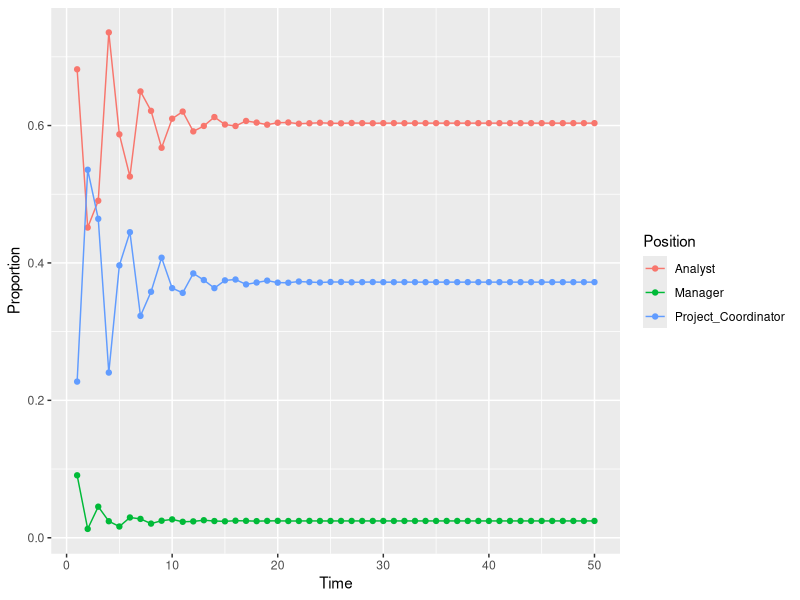
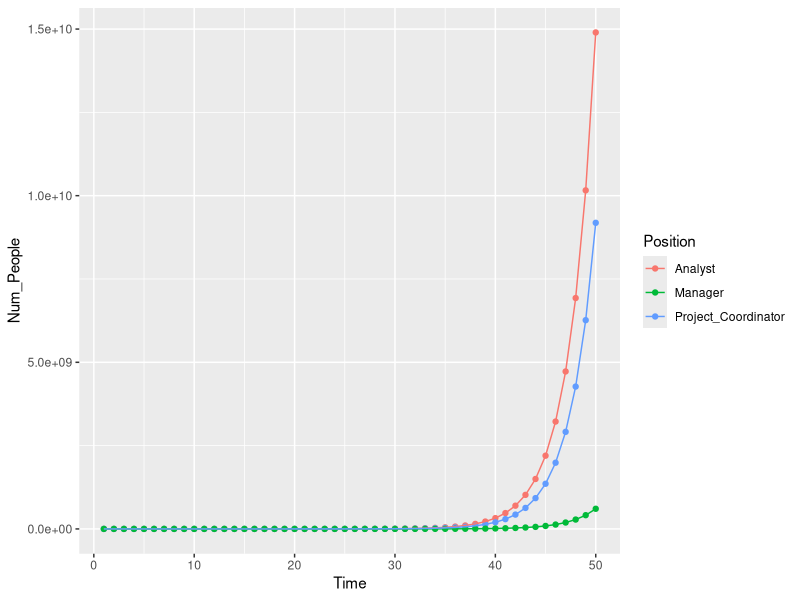

These charts were generated, in order, by the following R code:
## ---- chunk 1
knitr::opts_chunk$set(echo = TRUE, warning = F, message = F)
library(tidyverse)
library(ggplot2)
library(expm)
## ---- chunk 2

initial <- c(45, 15, 6)

## ---- chunk 3

transition <- matrix(c(   0.25, 0.00, 30,
                          0.75, 0.25, 0.00,
                          0.00, 0.08, 0.25  ), 3, 3, byrow = T)
## ---- chunk 4

df <- matrix(, nrow = 50, ncol = 3)

count <- 0

for(i in 1:50){
  count <- count + 1
  
  if(i == 1){
    
    df[count,] = initial
  
  }
  else{
    
    df[count,] = transition%^%i %*% initial
  }
  
}

## ---- chunk 5

df <- data.frame(df)
names(df) <- c("Analyst", "Project_Coordinator", "Manager")
df$Time <- rep(1:nrow(df))

data_f <- df %>%
  gather(Analyst, Project_Coordinator, Manager, key = "Position", value = "Num_People")

total_value <- data_f %>%
  group_by(Time) %>%
  summarise(
    total = sum(Num_People)
  )

data_f <- left_join(data_f, total_value)


data_f <- data_f %>%
  mutate(Proportion = Num_People / total)

## ---- chunk 6
library(ggthemes)

ggplot(data_f, aes(x = Time, y = Proportion, color = Position)) + 
  geom_point() + 
  geom_line()

## ---- chunk 7

ggplot(data_f, aes(x = Time, y = Num_People, color = Position)) + 
  geom_point() + 
  geom_line()
